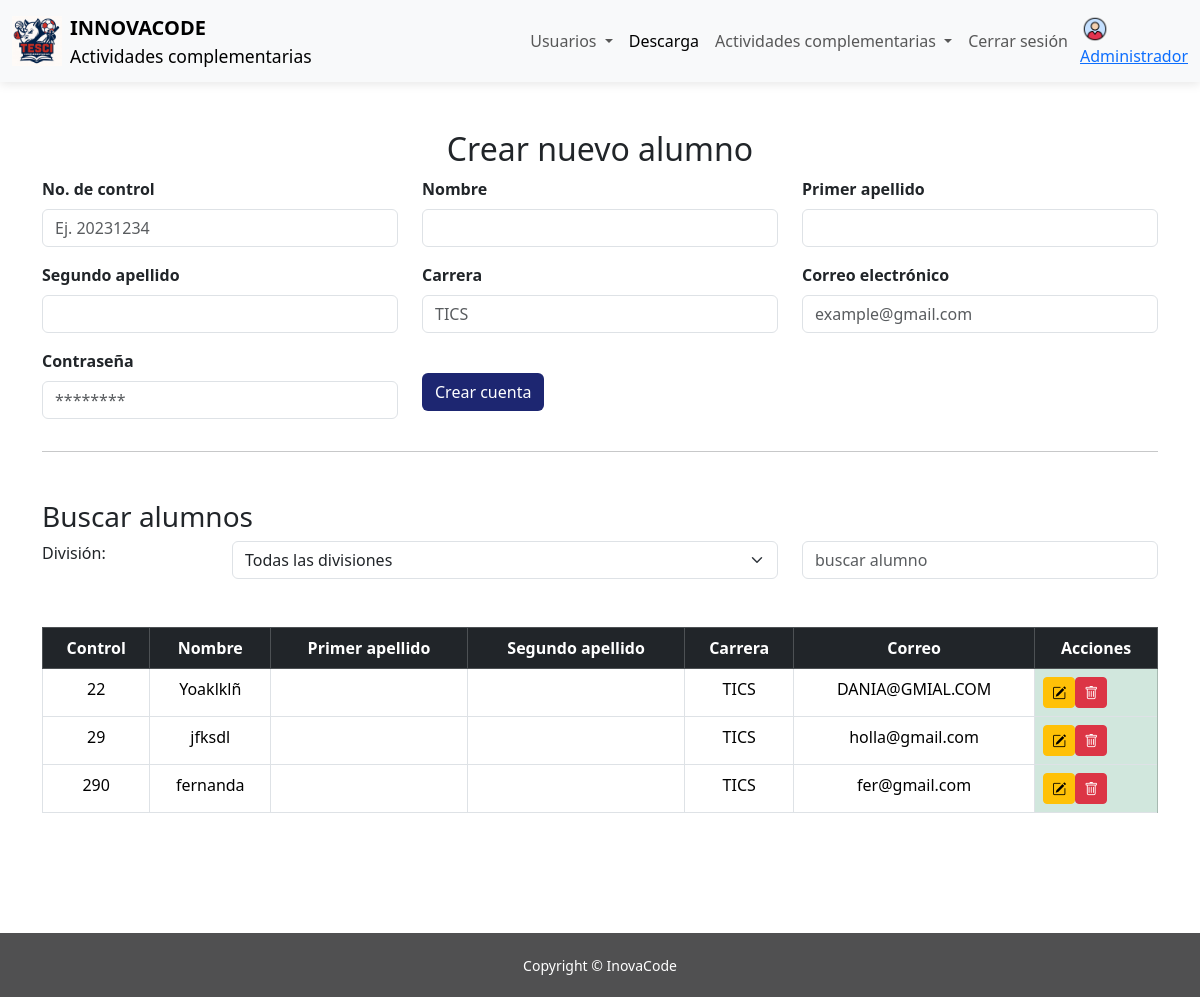
Page /inovacode/paginas/administrar-alumnos.php on the earlier database version.
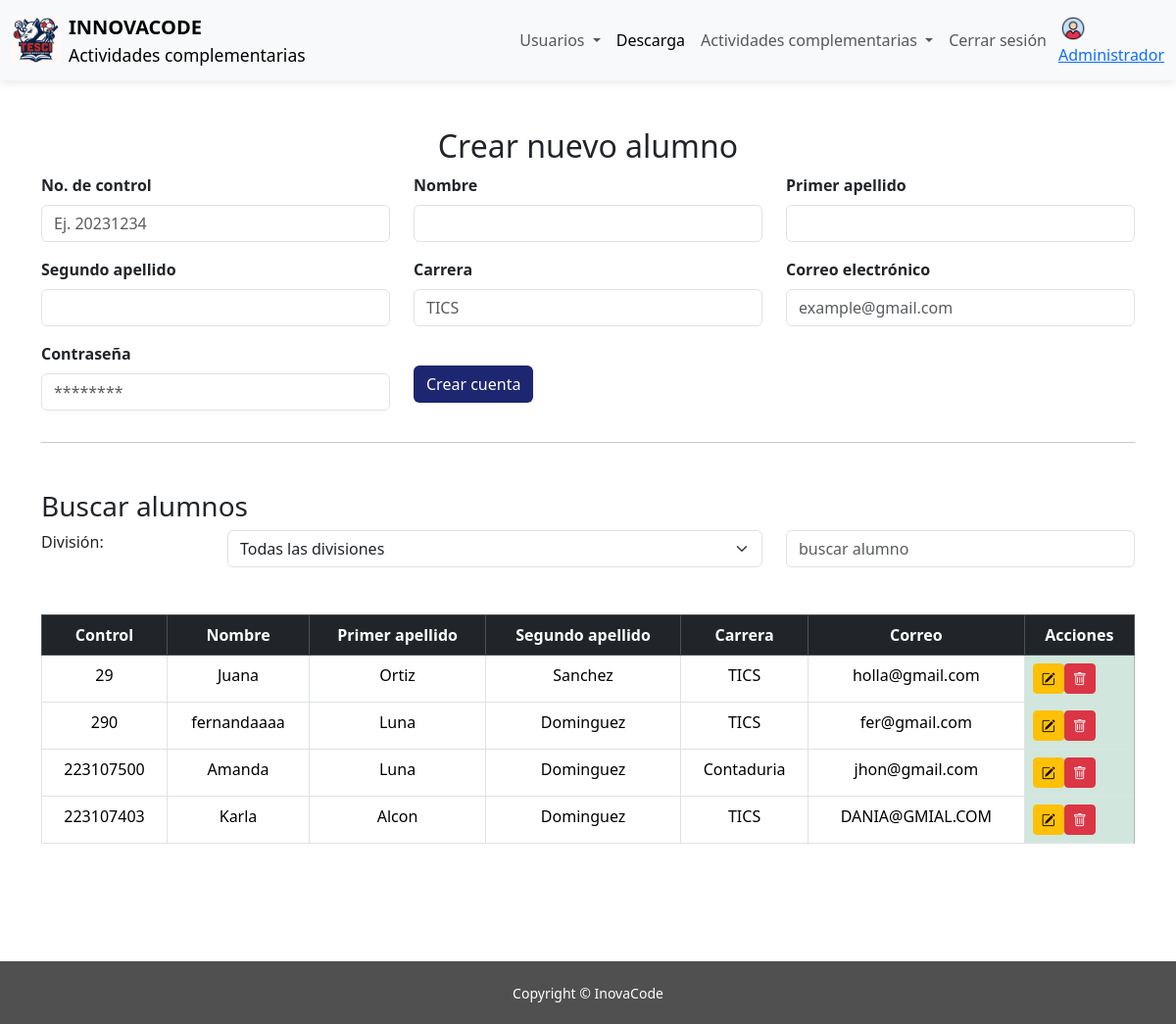
Same page on the later database version.
### tables this page shows
CREATE TABLE `alumno` (
  `control` int(11) NOT NULL,
  `nombre` varchar(50) NOT NULL,
  `apellido_paterno` varchar(50) NOT NULL,
  `apellido_materno` varchar(50) NOT NULL,
  `carrera` varchar(50) NOT NULL,
  `correo` varchar(100) NOT NULL,
  `contrasena` varchar(200) NOT NULL
);

### inovacode/acciones/ver-alumno.php (called while the page is built, shortened)
<?php
function consultar_tabla_alumnos(){
    $C=conectar();
    $consulta="select * from alumno";
    $res=$C->query($consulta);
    return $res;
}
?>

### inovacode/paginas/administrar-alumnos.php (the view, shortened to what this page needs)
<!DOCTYPE html>
<html lang="es">
<head>
  <link href="https://cdn.jsdelivr.net/npm/bootstrap@5.3.3/dist/css/bootstrap.min.css" rel="stylesheet">
  <link rel="stylesheet" href="../css/estilos.css">
  <link rel="stylesheet" href="https://cdn.jsdelivr.net/npm/bootstrap-icons@1.13.1/font/bootstrap-icons.min.css">
</head>
<body>
  <nav class="navbar navbar-expand-lg bg-body-tertiary ">
      <div class="container-fluid">
          <a class="navbar-brand d-flex align-items-center">
            <img src="../img/logo.jpeg" alt="Logo" width="50" height="50" class="d-inline-block align-text-top me-2">
            <div class="d-flex flex-column">
              <span class="fw-bold">INNOVACODE</span>
              <small>Actividades complementarias</small>
            </div>
          </a>
          <div class="collapse navbar-collapse " id="navbarNav">
            <ul class="navbar-nav ms-auto me-1 ">
              <li class="nav-item dropdown">
                <a class="nav-link dropdown-toggle" href="#" role="button" data-bs-toggle="dropdown" aria-expanded="false">
                    Usuarios
                </a>
              </li>
              <li class="nav-item">
                <a class="nav-link active" aria-current="page" href="#">Descarga</a>
              </li>
              <li class="nav-item dropdown">
                <a class="nav-link dropdown-toggle" href="#" role="button" data-bs-toggle="dropdown" aria-expanded="false">
                  Actividades complementarias
                </a>
              </li>
              <li class="nav-item"><a class="nav-link" href="../index.html">Cerrar sesión</a>
              </li>
            </ul>
            <a class=" d-flex flex-column p-0 " aria-disabled="true"><img src="../img/perfil.png" alt="Logo" width="30"
            height="30" class="d-inline-block align-text-end d-none d-md-block">Administrador</a>
          </div>
      </div>
  </nav>
  <div class="container  justify-content-center mt-5 mb-5">
    <div class="text-center ">
      <h2>Crear nuevo alumno</h2>
      <form action="../acciones/insertar-alumnos.php" method="post">
        <div class="row">
          <div class="mb-3 text-start col-12 col-md-6  col-lg-4">
            <label for="control" class="form-label fw-bold">No. de control</label>
            <input type="text" class="form-control" id="control" name="no_control"
              placeholder="Ej. 20231234" required pattern="[0-9]{9}" title="Debe contener exactamente 9 dígitos numéricos">
          </div>
          <div class="mb-3 text-start col-12 col-md-6  col-lg-4">
            <label for="nom" class="form-label fw-bold">Nombre</label>
            <input type="text" class="form-control" id="nom" name="n"
              placeholder="" required pattern="^[A-Za-zÁÉÍÓÚáéíóúÑñ\s]+$"
              minlength="3" maxlength="50" title="Solo se permiten letras y espacios">
          </div>
          <div class="mb-3 text-start col-12 col-md-6  col-lg-4">
            <label for="ap1" class="form-label fw-bold">Primer apellido</label>
            <input type="text" class="form-control" id="ap1" name="ap1"
              placeholder="" required pattern="^[A-Za-zÁÉÍÓÚáéíóúÑñ\s]+$"
              minlength="3" maxlength="50" title="Solo se permiten letras y espacios">
          </div>
          <div class="mb-3 text-start col-12 col-md-6  col-lg-4">
            <label for="ap2" class="form-label fw-bold">Segundo apellido</label>
            <input type="text" class="form-control" id="ap2" name="ap2"
              placeholder="" required pattern="^[A-Za-zÁÉÍÓÚáéíóúÑñ\s]+$"
              minlength="3" maxlength="50" title="Solo se permiten letras y espacios">
          </div>
          <div class="mb-3 text-start col-12 col-md-6  col-lg-4">
            <label for="carrera" class="form-label fw-bold">Carrera</label>
            <input type="text" class="form-control" id="carrera" name="c"
              placeholder="TICS" required pattern="^[A-Za-zÁÉÍÓÚáéíóúÑñ\s]+$"
              minlength="3" maxlength="50" title="Solo se permiten letras y espacios">
          </div>
          <div class="mb-3 text-start col-12 col-md-6  col-lg-4">
            <label for="correo" class="form-label fw-bold">Correo electrónico</label>
            <input type="email" class="form-control" id="correo" name="e"
              placeholder="example@gmail.com" required>
          </div>
          <div class="mb-3 text-start col-12 col-md-6  col-lg-4">
            <label for="password" class="form-label fw-bold">Contraseña</label>
            <input type="password" class="form-control" id="password" name="p"
              placeholder="********" required minlength="6" maxlength="20"
              title="Debe tener entre 6 y 20 caracteres">
          </div>
          <div class="mt-4 text-start col-12 col-md-6  col-lg-4">
            <button type="submit" class="btn btn-custom">Crear cuenta</button>
          </div>
        </div>
      </form>
    </div>
    <hr>
    <h3 class="mt-5">Buscar alumnos</h3>
    <form action="bucar alumno">
        <div class="row  mb-5">
          <div class="col-2">
            <label class="form-label" for="division">División:</label>
          </div>
          <div class="col-6">
            <select name="division" id="filtro" class="form-select">
              <option value="">Todas las divisiones</option>
            </select>
          </div>
          <div class="col-4">
              <input type="text" placeholder="buscar alumno" class="form-control" >
          </div>
        </div>
    </form>
    <div class="table-responsive mb-5 text-center ">
      <?php require("../acciones/ver-alumno.php"); ?>
      <table class="table table-bordered ">
        <thead class="table-dark">
          <tr>
            <th>Control</th>
            <th>Nombre</th>
            <th>Primer apellido</th>
            <th>Segundo apellido</th>
            <th>Carrera</th>
            <th>Correo</th>
            <th>Acciones</th>
          </tr>
        </thead>
        <tbody>
          <?php
            $valores = consultar_tabla_alumnos();
            while($p = $valores->fetch_assoc()){
          ?>
          <tr>
            <td><?= $p['control']; ?></td>
            <td><?= $p['nombre']; ?></td>
            <td><?= $p['apellido_paterno']; ?></td>
            <td><?= $p['apellido_materno']; ?></td>
            <td><?= $p['carrera']; ?></td>
            <td><?= $p['correo']; ?></td>
            <td class=" table-success">
              <div class="d-flex">
                 <button class="btn btn-warning btn-sm"
                data-bs-toggle="modal"
                data-bs-target="#modalEditar"
                data-id="<?= $p['control']; ?>"
                data-nombre="<?= $p['nombre']; ?>"
                data-ap1="<?= $p['apellido_paterno']; ?>"
                data-ap2="<?= $p['apellido_materno']; ?>"
                data-carrera="<?= $p['carrera']; ?>"
                data-correo="<?= $p['correo']; ?>"
                data-pass="<?= $p['contrasena']; ?>" title="Editar">
                <i class="bi bi-pencil-square"></i>
              </button>
              <a href="../acciones/eliminar-alumno.php?ID=<?= $p['control']; ?>"
                 class="btn btn-danger btn-sm" title="Eliminar"><i class="bi bi-trash"></i></a>
              </div>
            </td>
          </tr>
          <?php } ?>
        </tbody>
      </table>
    </div>
  </div>
  <br><br><br><br><br>
  <footer class="fixed-bottom footer mt-auto ">
    <div class="container text-center">
      <small>Copyright &copy; InovaCode</small>
    </div>
  </footer>
</body>
</html>

### inovacode/css/estilos.css (style rules this page uses)
.navbar { box-shadow: 0 2px 10px rgba(0, 0, 0, 0.1); }
.footer { background-color: #505051; color: white; text-align: center; padding: 20px 10px; margin-top: 50px; }
.btn-custom { background-color: #1d2671; color: white; transition: 0.3s; }

Differences in the rows shown:
removed alumno: control "22", nombre "Yoaklklñ", carrera "TICS", correo "DANIA@GMIAL.COM"
removed alumno: control "29", nombre "jfksdl", carrera "TICS", correo "holla@gmail.com"
removed alumno: control "290", nombre "fernanda", carrera "TICS", correo "fer@gmail.com"
added alumno: control "29", nombre "Juana", apellido_paterno "Ortiz", apellido_materno "Sanchez", carrera "TICS", correo "holla@gmail.com"
added alumno: control "290", nombre "fernandaaaa", apellido_paterno "Luna", apellido_materno "Dominguez", carrera "TICS", correo "fer@gmail.com"
added alumno: control "223107500", nombre "Amanda", apellido_paterno "Luna", apellido_materno "Dominguez", carrera "Contaduria", correo "jhon@gmail.com"
added alumno: control "223107403", nombre "Karla", apellido_paterno "Alcon", apellido_materno "Dominguez", carrera "TICS", correo "DANIA@GMIAL.COM"
